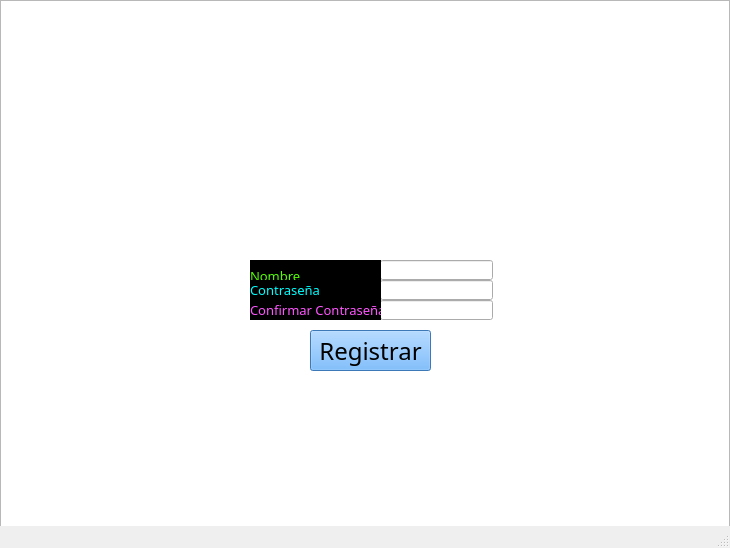
<?xml version="1.0" encoding="UTF-8"?>
<ui version="4.0">
 <class>Registrar</class>
 <widget class="QMainWindow" name="Registrar">
  <property name="windowModality">
   <enum>Qt::ApplicationModal</enum>
  </property>
  <property name="geometry">
   <rect>
    <x>0</x>
    <y>0</y>
    <width>730</width>
    <height>548</height>
   </rect>
  </property>
  <property name="windowTitle">
   <string>Registro</string>
  </property>
  <widget class="QWidget" name="centralwidget">
   <widget class="QGraphicsView" name="graphicsView">
    <property name="geometry">
     <rect>
      <x>0</x>
      <y>0</y>
      <width>730</width>
      <height>548</height>
     </rect>
    </property>
   </widget>
   <widget class="QLineEdit" name="Usuario">
    <property name="geometry">
     <rect>
      <x>380</x>
      <y>260</y>
      <width>113</width>
      <height>20</height>
     </rect>
    </property>
    <property name="styleSheet">
     <string notr="true">color: rgb(0, 0, 0);</string>
    </property>
   </widget>
   <widget class="QLabel" name="m_Nombre">
    <property name="geometry">
     <rect>
      <x>250</x>
      <y>260</y>
      <width>131</width>
      <height>31</height>
     </rect>
    </property>
    <property name="font">
     <font>
      <family>MV Boli</family>
      <pointsize>10</pointsize>
     </font>
    </property>
    <property name="styleSheet">
     <string notr="true">color: rgb(85, 255, 0);
background-color: rgb(0, 0, 0);</string>
    </property>
    <property name="text">
     <string>Nombre</string>
    </property>
   </widget>
   <widget class="QLineEdit" name="ConfirmarCon">
    <property name="geometry">
     <rect>
      <x>380</x>
      <y>300</y>
      <width>113</width>
      <height>20</height>
     </rect>
    </property>
    <property name="styleSheet">
     <string notr="true">color: rgb(0, 0, 0);</string>
    </property>
    <property name="echoMode">
     <enum>QLineEdit::Password</enum>
    </property>
   </widget>
   <widget class="QLabel" name="m_ConfirmarCon">
    <property name="geometry">
     <rect>
      <x>250</x>
      <y>300</y>
      <width>131</width>
      <height>20</height>
     </rect>
    </property>
    <property name="font">
     <font>
      <family>MV Boli</family>
      <pointsize>10</pointsize>
     </font>
    </property>
    <property name="styleSheet">
     <string notr="true">color: rgb(255, 85, 255);
background-color: rgb(0, 0, 0);</string>
    </property>
    <property name="text">
     <string>Confirmar Contraseña</string>
    </property>
   </widget>
   <widget class="QLineEdit" name="Contrasena">
    <property name="geometry">
     <rect>
      <x>380</x>
      <y>280</y>
      <width>113</width>
      <height>20</height>
     </rect>
    </property>
    <property name="styleSheet">
     <string notr="true">color: rgb(0, 0, 0);</string>
    </property>
    <property name="echoMode">
     <enum>QLineEdit::Password</enum>
    </property>
   </widget>
   <widget class="QLabel" name="m_Contrasena">
    <property name="geometry">
     <rect>
      <x>250</x>
      <y>280</y>
      <width>131</width>
      <height>20</height>
     </rect>
    </property>
    <property name="font">
     <font>
      <family>MV Boli</family>
      <pointsize>10</pointsize>
     </font>
    </property>
    <property name="styleSheet">
     <string notr="true">background-color: rgb(0, 0, 0);
color: rgb(0, 255, 255);</string>
    </property>
    <property name="text">
     <string>Contraseña</string>
    </property>
   </widget>
   <widget class="QPushButton" name="pushButton">
    <property name="geometry">
     <rect>
      <x>310</x>
      <y>330</y>
      <width>121</width>
      <height>41</height>
     </rect>
    </property>
    <property name="font">
     <font>
      <family>MV Boli</family>
      <pointsize>18</pointsize>
     </font>
    </property>
    <property name="styleSheet">
     <string notr="true">background-color: rgb(85, 170, 255);</string>
    </property>
    <property name="text">
     <string>Registrar</string>
    </property>
   </widget>
  </widget>
  <widget class="QMenuBar" name="menubar">
   <property name="geometry">
    <rect>
     <x>0</x>
     <y>0</y>
     <width>730</width>
     <height>21</height>
    </rect>
   </property>
  </widget>
  <widget class="QStatusBar" name="statusbar"/>
 </widget>
 <resources/>
 <connections/>
</ui>
